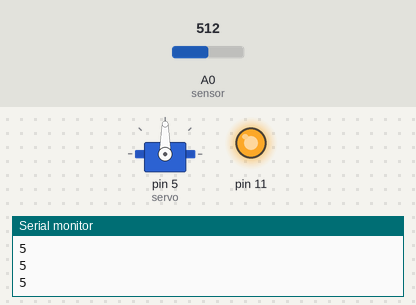
The sketch below on a simulated Arduino Uno, built with avr-gcc and run on an emulated ATmega328P. On the bench: servo, output pins drawn as LEDs (lit = HIGH), the last lines printed to the serial monitor. The test bench sets the inputs (shaded band); at power-on: A0 (sensor) = 512.

Above: at 1.2 s.
1.3 s: A0 (sensor) set to 215
3.0 s: A0 (sensor) set to 197
At 3.9 s:
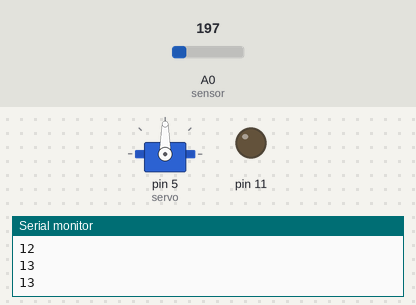
6.0 s: A0 (sensor) set to 306
At 7.5 s:
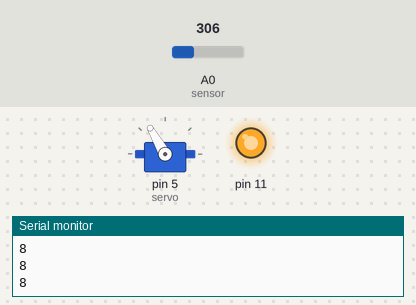
7.8 s: A0 (sensor) set to 122
At 8.9 s:
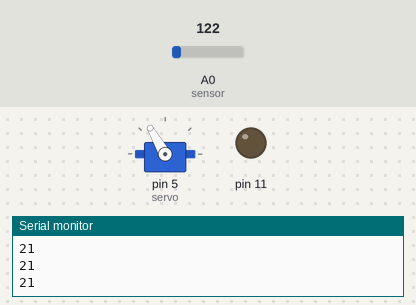
10.8 s: A0 (sensor) set to 2
12.3 s: A0 (sensor) set to 0
At 13.7 s:
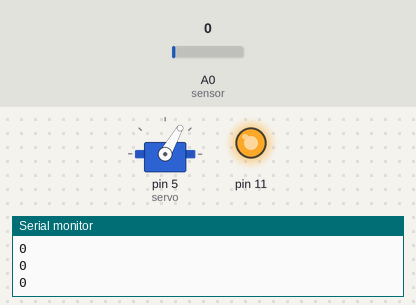
Timing chart, 0 to 15.1 s (numbered marks = the images above; inputs shaded):
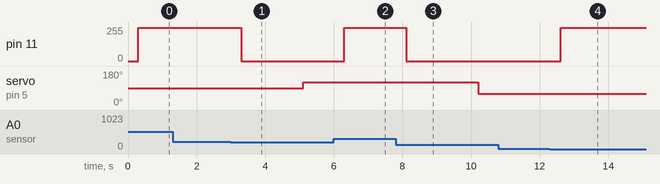

The sketch:

sharpirsensor.ino
```cpp
#include <Servo.h>
#define sensor A0 // Sharp IR GP2Y0A41SK0F (4-30cm, analog)

int lastmillis = 0;
boolean servo_wich = true;

Servo servo;
void setup() {
  Serial.begin(9600); // start the serial port
  pinMode(11, OUTPUT);
  servo.attach(5);
  servo.write(90);
}

void loop() {

  if ((millis() - lastmillis) > 5000){
    lastmillis = millis();
    if (servo_wich){
      servo.write(120);
    }else{
      servo.write(60);
    }
    servo_wich = !servo_wich;
  }

  // 5v
  float volts = analogRead(sensor)*0.0048828125;  // value from sensor * (5/1024)
  int distance = 13*pow(volts, -1); // worked out from datasheet graph
  delay(300); // slow down serial port

    Serial.println(distance);   // print the distance

  if (distance < 13){
    analogWrite(11, 250);
  }else {
    analogWrite(11, 0);
  }
}
```

Measured:
- the behaviour switches between 205 and 204 on A0 (sensor) (found by bisection; images 0 and 1)
- the behaviour switches between 1 and 0 on A0 (sensor) (found by bisection; images 3 and 4)
- after the input at 3.0 s, pin 11: 250/255 → 0/255 after 0.30 s
- after the input at 6.0 s, pin 11: 0/255 → 250/255 after 0.31 s
- after the input at 7.8 s, pin 11: 250/255 → 0/255 after 0.31 s
- after the input at 12.3 s, pin 11: 0/255 → 250/255 after 0.31 s
